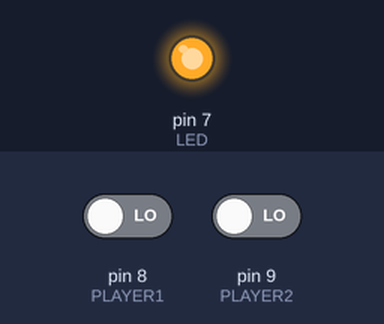
This sketch was run on a simulated Arduino Uno, built with avr-gcc and run on an emulated ATmega328P. On the bench: output pins drawn as LEDs (lit = HIGH). The inputs (shaded band) are chosen by the test bench; at power-on: pin 8 (PLAYER1) LOW, pin 9 (PLAYER2) LOW. Random numbers use the default seed unless the sketch sets one; what the sketch prints to the serial monitor is not drawn.

Above: at 5.6 s.
5.7 s: pin 8 (PLAYER1) driven HIGH
At 6.0 s:
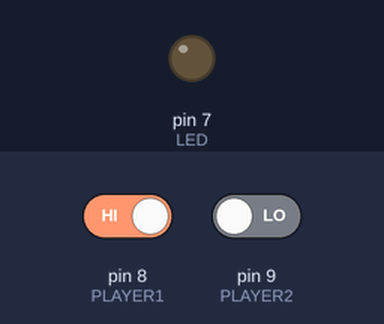
Timing chart, 0 to 8.7 s (numbered marks = the images above; inputs shaded):
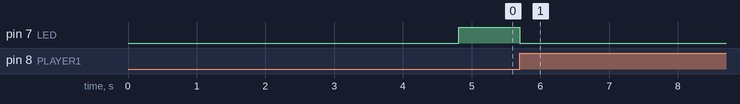

Measured:
- after the input at 5.7 s, pin 7 (LED): HIGH → LOW at once

The sketch:

Who_is_the_fastest.ino
```cpp
const int PLAYER1 = 8;  //DIGITAL PIN 8
const int PLAYER2 = 9;  //DIGITAL PIN 9
const int LED = 7;      //DIGITAL PIN 7
int cont = 1;
unsigned long start;
unsigned long now;
unsigned long inputLag;

void setup() {
  start = millis();
  pinMode(PLAYER1, INPUT);
  pinMode(PLAYER2, INPUT);
  pinMode(LED, OUTPUT);
  randomSeed(1);
  Serial.begin(9600);
  Serial.println("\nWHO IS THE FASTEST?");
}

void loop() {
  long waiting = random(4000, 6000);
  bool victory = false;
  Serial.print(cont);
  Serial.print(" Winner: ");
  digitalWrite(LED, LOW);
  while (!victory) {
    now = millis();
    if (now - start > waiting) {
      digitalWrite(LED, HIGH);
      while (!victory) {
        if (digitalRead(PLAYER1) == HIGH) {
          Serial.print("Player 1\tDelay: ");
          inputLag = millis() - now;
          Serial.println(inputLag);
          victory = true;
        }
        else if (digitalRead(PLAYER2) == HIGH) {
          Serial.print("Player 2\tDelay: ");
          inputLag = millis() - now;
          Serial.println(inputLag);
          victory = true;
        }
      }
      start = millis();
    }
  }
  cont++;
}
```
